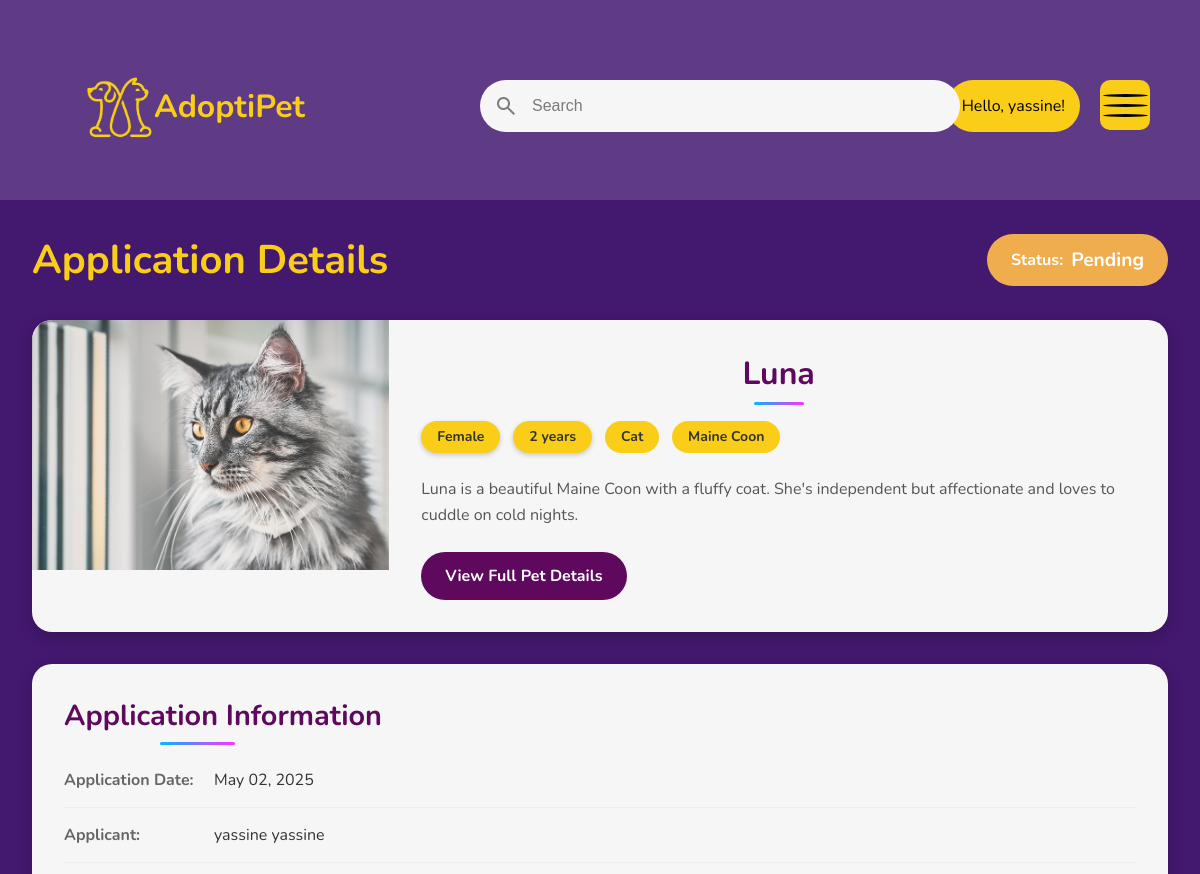
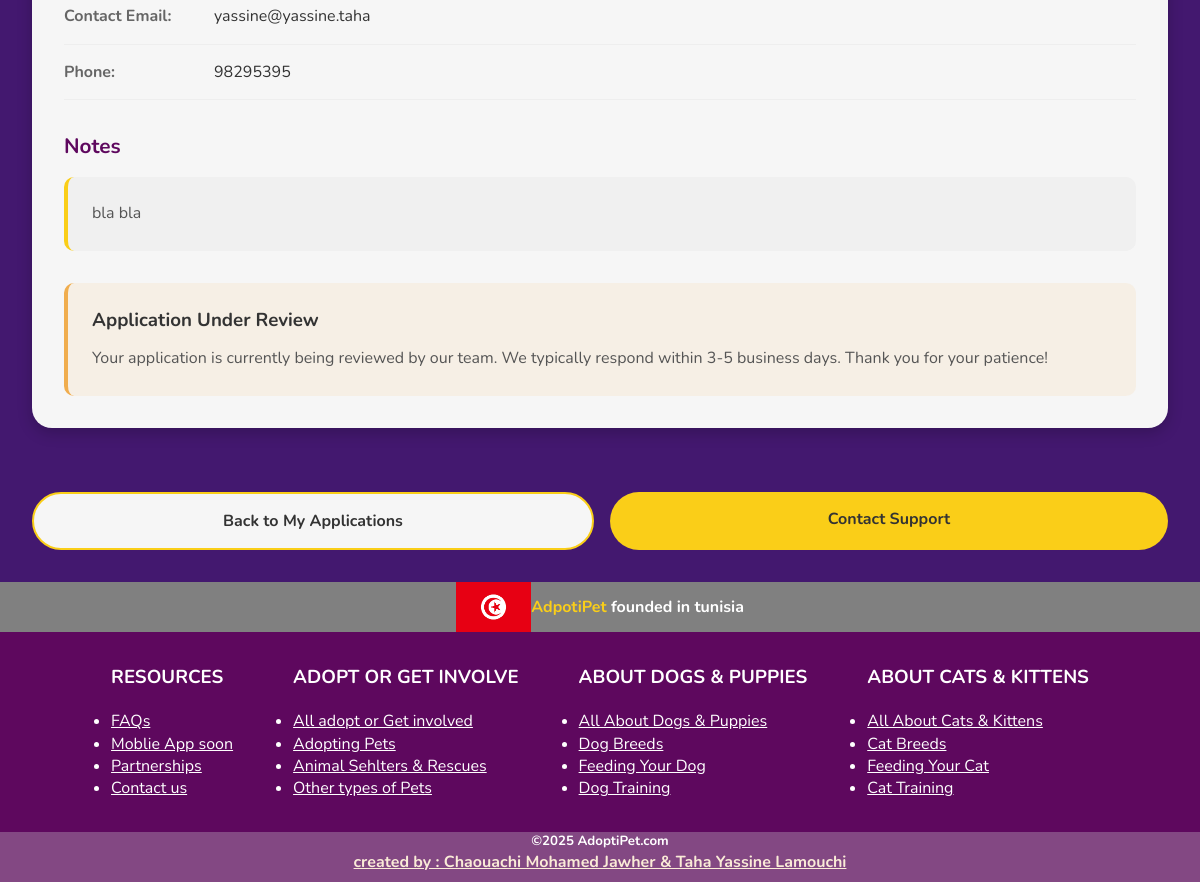
/appInfo.php?id=6 (signed in), run on the app's committed database (2 pictures, top to bottom).
### tables this page shows
CREATE TABLE `adoption_applications` (
  `id` int NOT NULL AUTO_INCREMENT,
  `user_id` int DEFAULT NULL,
  `pet_id` int DEFAULT NULL,
  `application_date` timestamp NULL DEFAULT CURRENT_TIMESTAMP,
  `status` enum('pending','approved','rejected') DEFAULT 'pending',
  `notes` text,
  PRIMARY KEY (`id`),
  KEY `user_id` (`user_id`),
  KEY `pet_id` (`pet_id`),
  CONSTRAINT `adoption_applications_ibfk_1` FOREIGN KEY (`user_id`) REFERENCES `users` (`id`) ON DELETE CASCADE,
  CONSTRAINT `adoption_applications_ibfk_2` FOREIGN KEY (`pet_id`) REFERENCES `pets` (`id`) ON DELETE CASCADE
);

CREATE TABLE `pets` (
  `id` int NOT NULL AUTO_INCREMENT,
  `name` varchar(50) NOT NULL,
  `type` varchar(50) NOT NULL,
  `breed` varchar(50) DEFAULT NULL,
  `age` int DEFAULT NULL,
  `gender` varchar(10) DEFAULT NULL,
  `description` text,
  `image_path` varchar(255) DEFAULT NULL,
  `is_adopted` tinyint(1) DEFAULT '0',
  PRIMARY KEY (`id`)
);

CREATE TABLE `users` (
  `id` int NOT NULL AUTO_INCREMENT,
  `first_name` varchar(50) NOT NULL,
  `last_name` varchar(50) NOT NULL,
  `email` varchar(100) NOT NULL,
  `password` varchar(255) NOT NULL,
  `phone` varchar(20) DEFAULT NULL,
  PRIMARY KEY (`id`),
  UNIQUE KEY `email` (`email`)
);

### html/appInfo.php (the view, shortened to what this page needs)
<!DOCTYPE html>
<html lang="en">
<head>
    <link rel="stylesheet" href="../css/style.css">
    <link rel="stylesheet" href="../css/pets.css">
    <link rel="stylesheet" href="../css/application.css">
    <link rel="stylesheet" href="../css/AppInfo.css">
</head>
<body>
    <header>
        <section>
        <div class="sign-in">
            <?php if (isset($_SESSION["id"])): ?>
                <a class="greeting" href="../php/logout.php">Hello, <?php echo htmlspecialchars($_SESSION["username"]); ?>!</a>
            <?php else: ?>
                <span class="person material-symbols-outlined">person</span>
                <button class="sign-in-btn" id="lgin">SIGN IN</button>
            <?php endif; ?>
        </div>
            <div class="logo">
                <img class="logo-pic" src="../img/logo-nobg.png" >
                <h1 class="txt">AdoptiPet</h1>
            </div>
            <form >
            <div class="search">
                <span class="search-icon material-symbols-outlined">search</span>
                <input class="search-input" type="search" placeholder="Search">
            </div>
            </form>
            <div class="menu-wrap">
                <div class="hamburger">
                    <div></div>
                </div>
            </div>
        </section>
    </header>
    <main class="application-details-container">
        <?php
        $user_id = $_SESSION['id'];
        $application_id = intval($_GET['id']);
        include '../php/dbConnection.php';
        $sql = "SELECT a.*, p.name as pet_name, p.type, p.breed, p.age, p.gender, p.description, p.image_path,
                       u.first_name, u.last_name, u.email, u.phone
                FROM adoption_applications a
                JOIN pets p ON a.pet_id = p.id
                JOIN users u ON a.user_id = u.id
                WHERE a.id = $application_id AND a.user_id = $user_id";
        $result = $conn->query($sql);
        if ($result && $result->num_rows > 0) {
            $row = $result->fetch_assoc();
            $pet_name = htmlspecialchars($row['pet_name']);
            $pet_type = htmlspecialchars($row['type']);
            $pet_breed = htmlspecialchars($row['breed']);
            $pet_age = htmlspecialchars($row['age']);
            $pet_gender = htmlspecialchars($row['gender']);
            $pet_description = htmlspecialchars($row['description']);
            $pet_image = !empty($row['image_path']) ? $row['image_path'] : '../img/pet-placeholder.jpg';
            $pet_id = htmlspecialchars($row['pet_id']);
            $application_date = date('F d, Y', strtotime($row['application_date']));
            $status = htmlspecialchars($row['status']);
            $notes = !empty($row['notes']) ? htmlspecialchars($row['notes']) : 'No additional notes provided.';
            $user_name = htmlspecialchars($row['first_name'] . ' ' . $row['last_name']);
            $user_email = htmlspecialchars($row['email']);
            $user_phone = !empty($row['phone']) ? htmlspecialchars($row['phone']) : 'No phone number provided';
            $age_suffix = $pet_age == 1 ? "year" : "years";
            $status_class = 'status-' . $status;
            echo "
            <div class='application-header'>
                <h1>Application Details</h1>
                <div class='application-status $status_class'>
                    <span class='status-label'>Status:</span>
                    <span class='status-value'>" . ucfirst($status) . "</span>
                </div>
            </div>
            <div class='application-content'>
                <div class='pet-details-card'>
                    <div class='pet-image-container'>
                        <img src='$pet_image' alt='$pet_name' class='pet-image'>
                    </div>
                    <div class='pet-info'>
                        <h2 class='pet-name'>$pet_name</h2>
                        <div class='pet-characteristics'>
                            <span class='pet-gender'>" . ucfirst($pet_gender) . "</span>
                            <span class='pet-age'>$pet_age $age_suffix</span>
                            <span class='pet-type'>" . ucfirst($pet_type) . "</span>
                            <span class='pet-breed'>$pet_breed</span>
                        </div>
                        <p class='pet-description'>$pet_description</p>
                        <a href='petInfo.php?id=$pet_id' class='view-pet-btn'>View Full Pet Details</a>
                    </div>
                </div>
                <div class='application-info-card'>
                    <h2>Application Information</h2>
                    <div class='info-group'>
                        <span class='info-label'>Application Date:</span>
                        <span class='info-value'>$application_date</span>
                    </div>
                    <div class='info-group'>
                        <span class='info-label'>Applicant:</span>
                        <span class='info-value'>$user_name</span>
                    </div>
                    <div class='info-group'>
                        <span class='info-label'>Contact Email:</span>
                        <span class='info-value'>$user_email</span>
                    </div>
                    <div class='info-group'>
                        <span class='info-label'>Phone:</span>
                        <span class='info-value'>$user_phone</span>
                    </div>
                    <div class='application-notes'>
                        <h3>Notes</h3>
                        <div class='notes-content'>
                            $notes
                        </div>
                    </div>";
                    if($status == 'pending') {
                        echo "
                        <div class='status-message pending-message'>
                            <h3>Application Under Review</h3>
                            <p>Your application is currently being reviewed by our team. We typically respond within 3-5 business days. Thank you for your patience!</p>
                        </div>";
                    } else if($status == 'approved') {
                        echo "
                        <div class='status-message approved-message'>
                            <h3>Congratulations!</h3>
                            <p>Your application has been approved! Our team will contact you soon to arrange the next steps for adoption. Get ready to welcome your new furry friend!</p>
                        </div>";
                    } else if($status == 'rejected') {
                        echo "
                        <div class='status-message rejected-message'>
                            <h3>Application Not Approved</h3>
                            <p>We're sorry, but your application wasn't approved at this time. This doesn't mean you can't adopt another pet! Please check out our other wonderful animals looking for a home.</p>
                            <a href='pets.php' class='browse-pets-btn'>Browse Available Pets</a>
                        </div>";
                    }
                echo "
                </div>
                <div class='action-buttons'>
                    <a href='my-applications.php' class='back-btn'>Back to My Applications</a>
                    <a href='contact.php' class='contact-btn'>Contact Support</a>
                </div>
            </div>";
        } else {
            echo "<div class='error-message'>Application not found or you don't have permission to view it. <a href='my-applications.php'>Return to your applications</a></div>";
        }
        ?>
    </main>
    <footer>
        <div class="tunisia">
            <img src="../img/tunisia.webp" alt="">
            <h4><span>AdpotiPet</span> founded in tunisia</h4>
        </div>
        <div class="fin">
            <div class="pp">
                <h3>RESOURCES</h3>
                <ul>
                    <li><a href="">FAQs</a></li>
                    <li><a href="">Moblie App soon</a></li>
                    <li><a href="">Partnerships</a></li>
                    <li><a href="">Contact us</a></li>
                </ul>
            </div>
            <div class="pp">
                <h3>ADOPT OR GET INVOLVE</h3>
                <ul>
                    <li><a href="">All adopt or Get involved</a></li>
                    <li><a href="">Adopting Pets</a></li>
                    <li><a href="">Animal Sehlters & Rescues</a></li>
                    <li><a href="">Other types of Pets</a></li>
                </ul>
            </div>
            <div class="pp">
                <h3>ABOUT DOGS & PUPPIES</h3>
                <ul>
                    <li><a href="">All About Dogs & Puppies</a></li>
                    <li><a href="">Dog Breeds</a></li>
                    <li><a href="">Feeding Your Dog</a></li>
                    <li><a href="">Dog Training</a></li>
                </ul>
            </div>
            <div class="pp">
                <h3>ABOUT CATS & KITTENS</h3>
                <ul>
                    <li><a href="">All About Cats & Kittens </a></li>
                    <li><a href="">Cat Breeds</a></li>
                    <li><a href="">Feeding Your Cat</a></li>
                    <li><a href="">Cat Training</a></li>
                </ul>
            </div>
        </div>
        <div class="last">
            <h5>©2025 AdoptiPet.com</h5>
            <h4>created by : Chaouachi Mohamed Jawher & Taha Yassine Lamouchi</h4>
        </div>
    </footer>
</body>
</html>

### css/style.css (style rules this page uses)
:root { --primarycolor:rgba(230, 227, 233, 0.818); --padding:14px; --taille:14px; --asfer:#face18; --asfer-ghama9: rgba(250, 206, 24, 0.8); }
* { box-sizing: border-box; padding: 0; margin: 0; }
body { font-family: 'nunito' ,sans-serif; line-height: 1.4; background-color: rgba(62, 16, 107, 0.818); }
header { height: 200px; position: relative; }
h1 { text-transform: capitalize; }
.sign-in { right: 10vw; top: 10vh; position: absolute; display: flex; width: max-content; background-color: var(--asfer); padding: 15px; border-radius: 50px; cursor: pointer; transition: transform 0.3s ease, box-shadow 0.3s ease; }
.greeting { text-decoration: none; color: black; }
.search { position: absolute; top: 10vh; right: 20vw; width: 40vw; display: flex; align-items: center; padding: var(--padding); border-radius: 28px; background-color: #f6f6f6; transition: background 0.25s, box-shadow 0.25s; }
.search-input { width: 90%; font-size: 16px; color: #333333; margin-left: var(--padding); border: none; outline: none; background: transparent; }
.search-input::placeholder,.search-icon { color: rgba(0,0,0,0.5); }
.logo { position: absolute; display: flex; left: 7vw; top: 9vh; }
.logo-pic { width: 70px; height: 70px; top: 0; }
.logo h1 { color: #face18; align-items: center; justify-content: center; display: flex; font-weight: bold; font-size: 2em; }
.menu-wrap { position: fixed; left: 0; right: 0; z-index: 4; }
.hamburger { z-index: 4; position: absolute; top: 10vh; right: 50px; width: 50px; height: 50px; background-color: var(--asfer); display: flex; border-radius: 20%; align-items: center; justify-content: center; }
.hamburger > div { position: relative; width: 90%; height: 3px; background-color: black; transition: all 0.4s ease; border-radius: 50%; }
.hamburger > div::before, .hamburger > div::after { content: ''; position: absolute; width: 100%; height: 3px; top: -10px; background-color: black; border-radius: 50%; }
.hamburger > div::after { top: 10px; }
.logo .txt { cursor: pointer; }
footer { background-color: rgb(94, 8, 94); position: relative; }
.tunisia { height: 50px; background-color: gray; display: flex; justify-content: center; align-items: center; }
.tunisia img { height: 50px; }
.tunisia span { color: var(--asfer); }
.tunisia h4 { color: white; }
.fin { height: 200px; display: flex; justify-content: center; align-items: center; }
.pp { margin: 30px; color: white; }
.pp h3 { margin-bottom: 20px; }
.pp a { color: white; }
.last { position: relative; display: flex; height: 50px; background-color: rgb(131, 72, 131); align-items: center; flex-direction: column; }
.last h5 { color: white; }
.last h4 { color: antiquewhite; text-decoration: underline; }

### css/pets.css (style rules this page uses)
.greeting { text-decoration: none; color: black; }
.pet-image-container { height: 250px; position: relative; overflow: hidden; }
.pet-image { width: 100%; height: 100%; object-fit: cover; transition: transform 0.5s ease; }
.pet-gender, .pet-age { background-color: var(--asfer); padding: 0.4rem 1rem; border-radius: 50px; font-size: 0.875rem; font-weight: bold; color: #333; box-shadow: 0 2px 5px rgba(0, 0, 0, 0.2); }
.pet-info { padding: 1.5rem; display: flex; flex-direction: column; flex-grow: 1; }
.pet-name { font-size: 1.8rem; color: rgb(94, 8, 94); margin-bottom: 1rem; text-align: center; position: relative; padding-bottom: 0.5rem; }
.pet-name::after { content: ''; position: absolute; bottom: 0; left: 50%; transform: translateX(-50%); width: 50px; height: 3px; background-image: linear-gradient(90deg, rgb(0,183,255), rgb(255,48,255)); border-radius: 3px; transition: width 0.3s ease; }

### css/application.css (style rules this page uses)
.status-pending { background-color: #f0ad4e; color: #fff; }
.greeting { text-decoration: none; color: black; }

### data on the page
adoption_applications: status "Pending", pet.image_path (picture), pet.name "Luna", pet.gender "Female", pet.age "2", pet.age "years", pet.type "Cat", pet.breed "Maine Coon", pet.description "Luna is a beautiful Maine Coon with a fluffy coat. She's independent but affectionate and loves to cuddle on cold nights.", application_date "May 02, 2025", user.last_name "yassine yassine", user.email "yassine@yassine.taha", user.phone "98295395", notes "bla bla"

### other printed values
$_SESSION["username"] "yassine"
